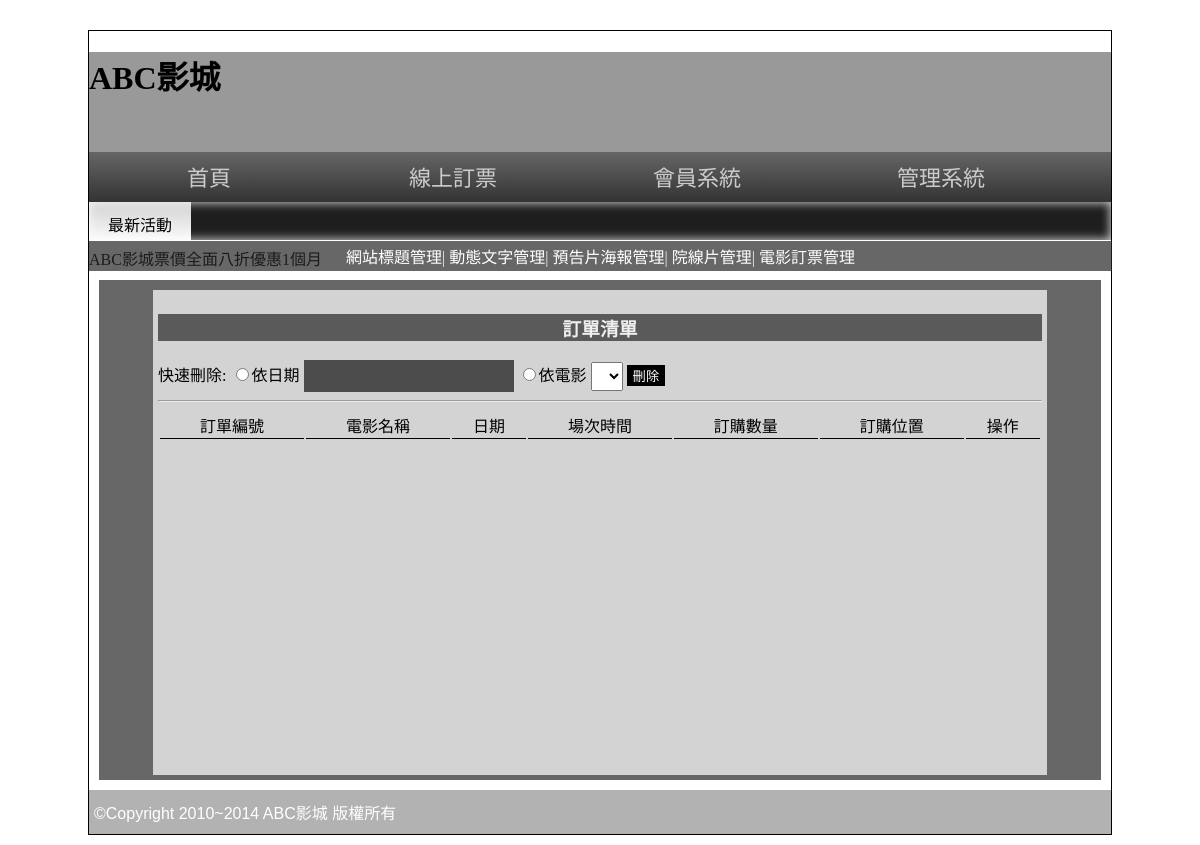
The app's page /admin.php?do=order, older data.
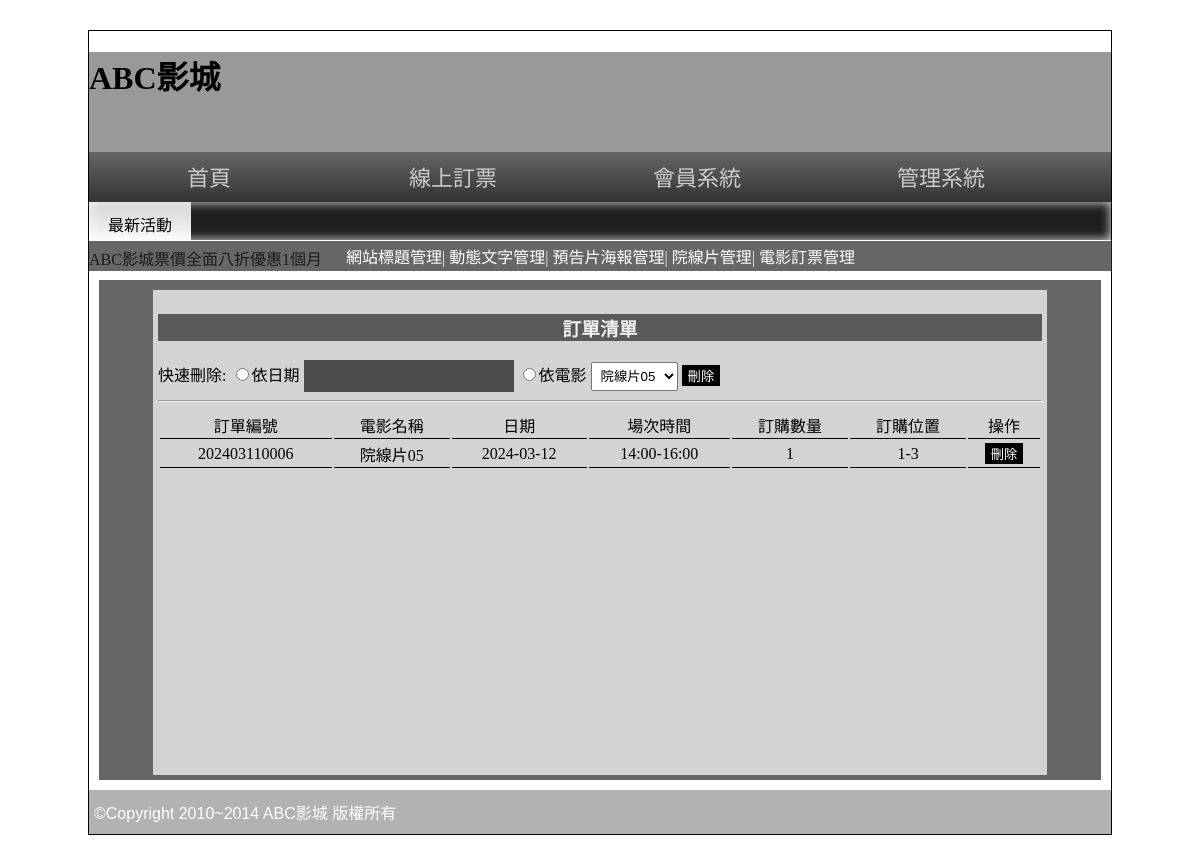
The same page, newer data.
### tables this page shows
CREATE TABLE `booking` (
  `id` int(10) UNSIGNED NOT NULL,
  `name` text NOT NULL,
  `movie_id` int(10) UNSIGNED NOT NULL,
  `date` date NOT NULL,
  `time` text NOT NULL,
  `seat` text NOT NULL,
  `count` int(2) UNSIGNED NOT NULL,
  `no` text NOT NULL
);

### api/db.php (called while the page is built, shortened)
<?php
class myDB{
    private $host = "localhost";
    private $charset = "utf8";
    private $dbname = "db15_3";
    private $user = "root";
    private $password = "";
    private $table;
    function __construct($table){
        $this->table = $table;
    }
    function dbLogin(){
        $dsn = "mysql:host=$this->host; charset=$this->charset; dbname=$this->dbname;";
        return new PDO($dsn, $this->user, $this->password);
    }
    function searchAll($target=[], $option=""){
        $pdo = $this->dbLogin();
        $sql = "select * from `$this->table`";
        return $pdo->query($sql)->fetchAll(PDO::FETCH_ASSOC);
    }
    function sql($sql){
        $pdo = $this->dbLogin();
        return $pdo->query($sql)->fetchAll(PDO::FETCH_ASSOC);
    }
}
?>

### back/order.php (the view, shortened to what this page needs)
<?php
$orders = $Order->searchAll();
$movies = $Order->sql("select `name` from `booking` group by `name`");
?>
<div class="rb" style="padding: 10px; width: 98%; height: 480px;">
    <div class="ts lg" style="padding: 5px;">
        <h3 class="ct rb">訂單清單</h3>
        <div style="color: black;">
            快速刪除:
            <input type="radio" class="type" value="date">依日期
            <input type="text" id="date">
            <input type="radio" class="type" value="name">依電影
            <select name="" id="name">
                <?php
                foreach($movies as $movie) echo "<option value='{$movie['name']}'>{$movie['name']}</option>";
                ?>
            </select>
            <button class="del-select-btn">刪除</button>
        </div>
        <hr>
        <div class="order-list">
            <table class="all ct">
                <tr>
                    <td>訂單編號</td>
                    <td>電影名稱</td>
                    <td>日期</td>
                    <td>場次時間</td>
                    <td>訂購數量</td>
                    <td>訂購位置</td>
                    <td>操作</td>
                </tr>
                <?php
                foreach($orders as $order){
                ?>
                <tr>
                    <td><?=$order['no']?></td>
                    <td><?=$order['name']?></td>
                    <td><?=$order['date']?></td>
                    <td><?=$order['time']?></td>
                    <td><?=$order['count']?></td>
                    <td><?=$order['seat']?></td>
                    <td><button class="del-btn" data-id="<?=$order['id']?>">刪除</button></td>
                </tr>
                <?php
                }
                ?>
            </table>
        </div>
    </div>
</div>

Row changes from the older to the newer data that the page shows:
added booking: no "202403110006", name "院線片05", date "2024-03-12", time "14:00-16:00", count "1", seat "1-3"
Text that changed along with them:
form field value: (not shown) → "院線片05"
